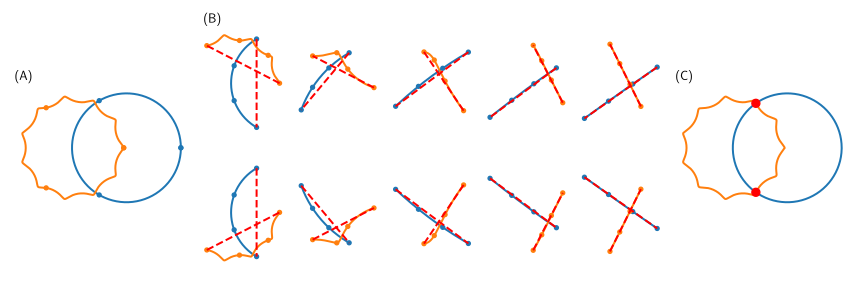

The Python source for this figure:
import numpy as np
import matplotlib.pyplot as plt

samples = 3
maxdepth = 10
atol = 0.01


def gamma1(t):
	return np.array([np.cos(2*np.pi*t), np.sin(2*np.pi*t)])

def gamma2(t):
	return np.array([0.05*np.cos(20*np.pi*t)+0.9*np.cos(2*np.pi*t)-1, -0.05*np.sin(20*np.pi*t)+0.9*np.sin(2*np.pi*t)])

def plot_points(ax, points, color, fmt = "-"):
	ax.plot(points[0], points[1], fmt, color = color)

ts = np.linspace(0,1,1000)
g1 = gamma1(ts)
g2 = gamma2(ts)

def get_piecewise_linear_interpolation(f, samples, lo, hi):
	ns = np.linspace(lo, hi, samples+1)
	return f(ns)

def check_2d_intersection(astart, aend, bstart, bend):
	adirection = aend - astart
	bdirection = bend - bstart

	d = bstart - astart
	dx = d[0]
	dy = d[1]

	det = bdirection[0] * adirection[1] - bdirection[1] * adirection[0]
	if det == 0:
		return False

	ta = dy * bdirection[0] - dx * bdirection[1]
	ta /= det

	tb = dy * adirection[0] - dx * adirection[1]
	tb /= det

	if 0 <= ta and ta <= 1 and 0 <= tb and tb <= 1:
		return True

	return False

hasplotted = [False]*maxdepth
d1 = ["A", "B", "C", "D", "E", "F"]
d2 = ["A", "G", "H", "I", "J", "K"]
def _intersect(f1, f1start, f1end, f2, f2start, f2end, depth, intersections):
	g1 = get_piecewise_linear_interpolation(f1, samples, f1start, f1end)
	g2 = get_piecewise_linear_interpolation(f2, samples, f2start, f2end)

	def plot_iteration():
		if not hasplotted[depth]:
			plot_points(ax[d1[depth]], gamma1(np.linspace(f1start, f1end, 1000)), "tab:blue")
			plot_points(ax[d1[depth]], gamma2(np.linspace(f2start, f2end, 1000)), "tab:orange")

			plot_points(ax[d1[depth]], g1, "tab:blue", '.')		
			plot_points(ax[d1[depth]], g2, "tab:orange", '.')

			plot_points(ax[d1[depth]], g1[:,[0,samples]], "red", '--')
			plot_points(ax[d1[depth]], g2[:,[0,samples]], "red", '--')
			
			hasplotted[depth] = True

		elif hasplotted[depth]:
			plot_points(ax[d2[depth]], gamma1(np.linspace(f1start, f1end, 1000)), "tab:blue")
			plot_points(ax[d2[depth]], gamma2(np.linspace(f2start, f2end, 1000)), "tab:orange")

			plot_points(ax[d2[depth]], g1, "tab:blue", '.')		
			plot_points(ax[d2[depth]], g2, "tab:orange", '.')

			plot_points(ax[d2[depth]], g1[:,[0,samples]], "red", '--')
			plot_points(ax[d2[depth]], g2[:,[0,samples]], "red", '--')
	
	plot_iteration()

	f1midpoint = 0.5*(f1start+f1end)
	f2midpoint = 0.5*(f2start+f2end)
	if np.linalg.norm(gamma1(f1midpoint) - gamma2(f2midpoint)) <= atol:
		intersections.append(gamma1(f1midpoint))
		print("Point found at depth", depth)
		return

	if depth >= maxdepth:
		print("Maximum depth reached! Returning zilch.")
		return

	for i in range(samples):
		for j in range(samples):
			g1s = g1[:,i]
			g1e = g1[:,i+1]

			g2s = g2[:,j]
			g2e = g2[:,j+1]

			if (check_2d_intersection(g1s, g1e, g2s, g2e)):
				g1start = (f1end - f1start) * i/samples + f1start
				g1end = (f1end - f1start) * (i+1)/samples + f1start
				
				g2start = (f2end - f2start) * j/samples + f2start				
				g2end = (f2end - f2start) * (j+1)/samples + f2start

				_intersect(f1, g1start, g1end, f2, g2start, g2end, depth+1, intersections)


def intersect(f1, f2):
	g1 = get_piecewise_linear_interpolation(f1, samples, 0, 1)
	g2 = get_piecewise_linear_interpolation(f2, samples, 0, 1)
	intersections = []

	_intersect(f1, 0, 1, f2, 0, 1, 0, intersections)
	return np.array(intersections).T

fig, ax = plt.subplot_mosaic(
	"""
	AABCDEFLL
	AAGHIJKLL
	""",
	
	figsize=(10,3)
)

for a in ax:
	ax[a].axis("off")
	ax[a].set_aspect("equal", "box")

intersections = intersect(gamma1, gamma2)
plot_points(ax["L"], gamma1(ts), "tab:blue")
plot_points(ax["L"], gamma2(ts), "tab:orange")
plot_points(ax["L"], intersections, "red", 'o')

print(intersections)

plt.savefig("piecewiseLinearIntersection.svg")
plt.show()